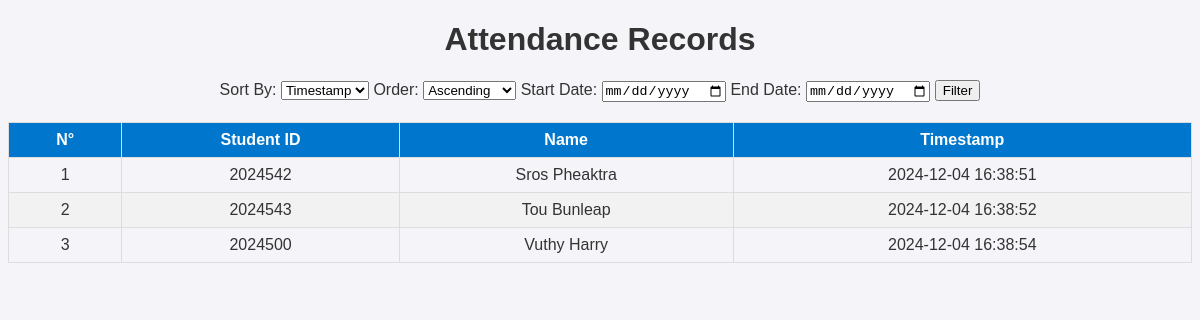
/records (signed in), run on the app's committed database.
### tables this page shows
CREATE TABLE Attendance (
            order_id INTEGER PRIMARY KEY AUTOINCREMENT,
            student_id TEXT,
            name TEXT,
            timestamp TEXT,
            UNIQUE(student_id, timestamp)
        );

### app.py (the view)
@app.route('/records', methods=['GET', 'POST'])
def records():
    if 'user_id' not in session:
        return redirect(url_for('login'))
    sort_by = request.args.get('sort_by', 'timestamp')
    order = request.args.get('order', 'asc')
    date_filter = request.args.get('date', None)
    conn = sqlite3.connect(DB_FILE)
    cursor = conn.cursor()
    query = f"SELECT * FROM attendance WHERE 1"
    params = []
    if date_filter:
        query += " AND DATE(timestamp) = ?"
        params.append(date_filter)
    query += f" ORDER BY {sort_by} {order.upper()}"
    cursor.execute(query, params)
    data = cursor.fetchall()
    conn.close()
    next_order = 'desc' if order == 'asc' else 'asc'
    return render_template('records.html', data=data, sort_by=sort_by, order=order, next_order=next_order, date_filter=date_filter)

### templates/records.html (shortened to what this page needs)
<!DOCTYPE html>
<html>
<head>
</head>
<body>
    <h1>Attendance Records</h1>
    <form method="get" action="{{ url_for('records') }}">
        <label>Sort By:</label>
        <select name="sort_by">
            <option value="timestamp" {% if sort_by == 'timestamp' %}selected{% endif %}>Timestamp</option>
        </select>
        <label>Order:</label>
        <select name="order">
            <option value="asc" {% if order == 'asc' %}selected{% endif %}>Ascending</option>
        </select>
        <label>Start Date:</label>
        <input type="date" name="start_date" value="{{ start_date }}">
        <label>End Date:</label>
        <input type="date" name="end_date" value="{{ end_date }}">
        <button type="submit">Filter</button>
    </form>
    <table>
        <thead>
            <tr>
                <th>N°</th>
                <th>Student ID</th>
                <th>Name</th>
                <th>Timestamp</th>
            </tr>
        </thead>
        <tbody>
            {% for record in data %}
            <tr>
                <td>{{ record[0] }}</td>
                <td>{{ record[1] }}</td>
                <td>{{ record[2] }}</td>
                <td>{{ record[3] }}</td>
            </tr>
            {% endfor %}
        </tbody>
    </table>
</body>
</html>

### templates/records.html (style rules this page uses)
body { font-family: Arial, sans-serif; background-color: #f4f4f9; color: #333; text-align: center; }
table { width: 100%; border-collapse: collapse; margin-top: 20px; }
th, td { padding: 8px 12px; border: 1px solid #ddd; }
th { background-color: #0077cc; color: white; }
tr:nth-child(even) { background-color: #f2f2f2; }
form { margin-top: 20px; }

### data on the page
Attendance: order_id "1", student "2024542", name "Sros Pheaktra", timestamp "2024-12-04 16:38:51"
Attendance: order_id "2", student "2024543", name "Tou Bunleap", timestamp "2024-12-04 16:38:52"
Attendance: order_id "3", student "2024500", name "Vuthy Harry", timestamp "2024-12-04 16:38:54"
